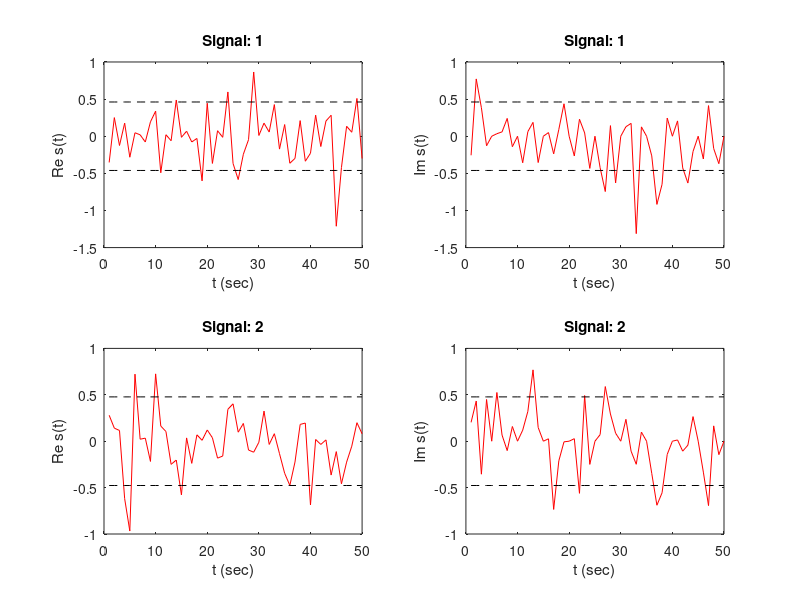
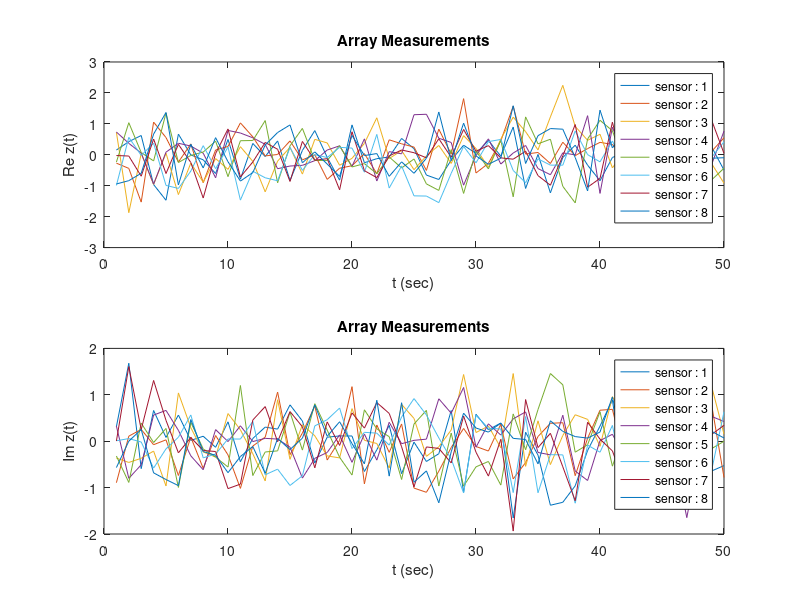

Source code (MATLAB) for these figures, in order: (Note: this script raises an error after producing the figures.)
close all; clear; clc;

% experiment parameters 
Nsnap      = 50; % batch size 

%  signal parameters ......................................................
theta    = [-20; 45]*pi/180; % true direction of arrival [degrees] 
Fc       = 1.5e3;   % centre frequency 
Fs       = 1.5e4;   % sampling frequency 
c        = 1500;    % speed of sound [meter/seconds] 
lambda   = c/Fc;    % wavelength 

% noise parameters ........................................................
amp_var  = 1;    % variance of amplitude noise 
SNR      = 1;   % signal to noise ratio [dB]

% sensor parameters .......................................................
Nsensors  = 8;                % number of hydrophone sensors 
d         = (1/2)*(lambda);   % hydrophone spacing 

% simulate zero-mean signals ..............................................
Ntargets = length(theta);             % Number of narrow band targets
amp_var  = amp_var*rand(Ntargets, 1); % set random noise values for each target or manually set 
st       = sqrt(amp_var).*randn(Ntargets, Nsnap) ... % complex signal 
                     .*exp(1j*(2*pi*Fc*repmat((1:Nsnap)/Fs, Ntargets, 1)));
% plot signals 
figure('name', 'Simulated signals')
for n = 1:Ntargets
    subplot(Ntargets, 2,  2*n-1)
    plot(real(st(n,:)), 'r-'); hold on; 
    plot(ones(1,Nsnap)*sqrt(amp_var(n,:)), 'k--')
    plot(-ones(1,Nsnap)*sqrt(amp_var(n,:)), 'k--')
    ylabel('Re s(t)')
    xlabel('t (sec)')
    title(['Signal: ', num2str(n)])

    subplot(Ntargets, 2, 2*n)
    plot(imag(st(n,:)), 'r-'); hold on; 
    plot(ones(1,Nsnap)*sqrt(amp_var(n,:)), 'k--')
    plot(-ones(1,Nsnap)*sqrt(amp_var(n,:)), 'k--')
    ylabel('Im s(t)')
    xlabel('t (sec)')
    title(['Signal: ', num2str(n)])
end 

% simulate measurements....................................................
steerMat = exp(-1j*(0:Nsensors-1)'*2*pi*(d/lambda)*sin(theta')); % steering matrix 
amp_cov  = diag(amp_var);   % covariance of amplitude noise  
z_var    = trace(amp_cov)/10^(SNR/10); % measurement noise deviation 
zt       = zeros(Nsensors,Nsnap);             % measurement vector 

for t = 1:Nsnap
    zt(:,t)    = steerMat*st(:,t) + sqrt(z_var/2)*(randn(Nsensors,1) + 1j*randn(Nsensors,1)) ;      
end 

% plot array measurements 
figure('Name','Simulated Measuremens')
subplot(2, 1, 1)
lgd = cell(1,Nsensors); 
for n = 1:Nsensors
    plot(real(zt(n,:))); hold on; 
    lgd{n} = ['sensor : ' num2str(n)]; 
end 
legend(lgd); 
ylabel('Re z(t)')
xlabel('t (sec)')
title('Array Measurements')
subplot(2, 1, 2)
for n = 1:Nsensors
    plot(imag(zt(n,:))); hold on; 
end  
legend(lgd);
ylabel('Im z(t)')
xlabel('t (sec)')
title('Array Measurements')

% MUSIC ...................................................................

% Form sensor covariance matrix 
Zhat              = (zt*zt')/Nsnap ;   

% Eigen decomposition 
[eigVector,eigValues] = eig(Zhat); 
 Nsub                 = eigVector(:, 1:(Nsensors-Ntargets)) ; % Noise sub-space 
sweep                 = (-90:1:90)*pi/180; % brute force sweep 

P                     = zeros(1,length(sweep)) ; 
 
for t = 1: length(sweep)
    SS = (steermat(Nsensors, d, lambda, (sweep(t))))'; 
    P(t)=abs(1/ (SS*(Nsub*Nsub')*SS'));
 
end

P=10*log10(P/max(P));

figure('name','MUSIC')
grid on; box on; hold on
set(gca, 'fontsize', 14)
plot(sweep*180/pi, P,'b-', 'LineWidth',2) 
xlabel('Arrival Angle (deg)');
ylabel('Magnitude (dB)');

function [A] = steermat(M, d, lambda, theta)
% calculate the steering matrix 
%
% M      ~ number of hydrophones 
% d      ~ hydrophone spacing 
% lambda ~ wavelength 
% theta  ~ direction of arrival 

A = exp(-1j*(0:M-1)'*2*pi*(d/lambda)*sin(theta')); % steering matrix 
end



